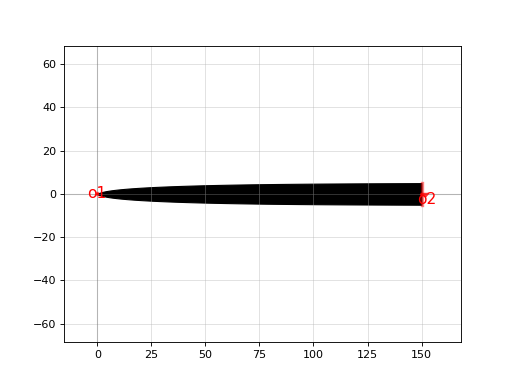

Source code (Python):
import gdsfactory as gf

c = gf.components.taper_w10_l150(layer=(1, 0), layer_cladding=(111, 0), cladding_offset=3.0)
c.plot()
